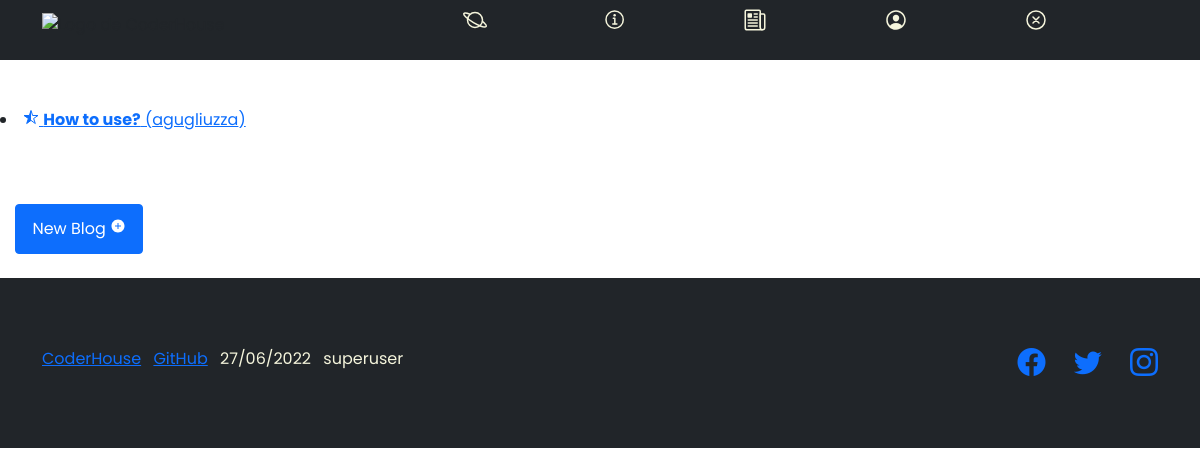
Page /blog/ (signed in) on the earlier database version.
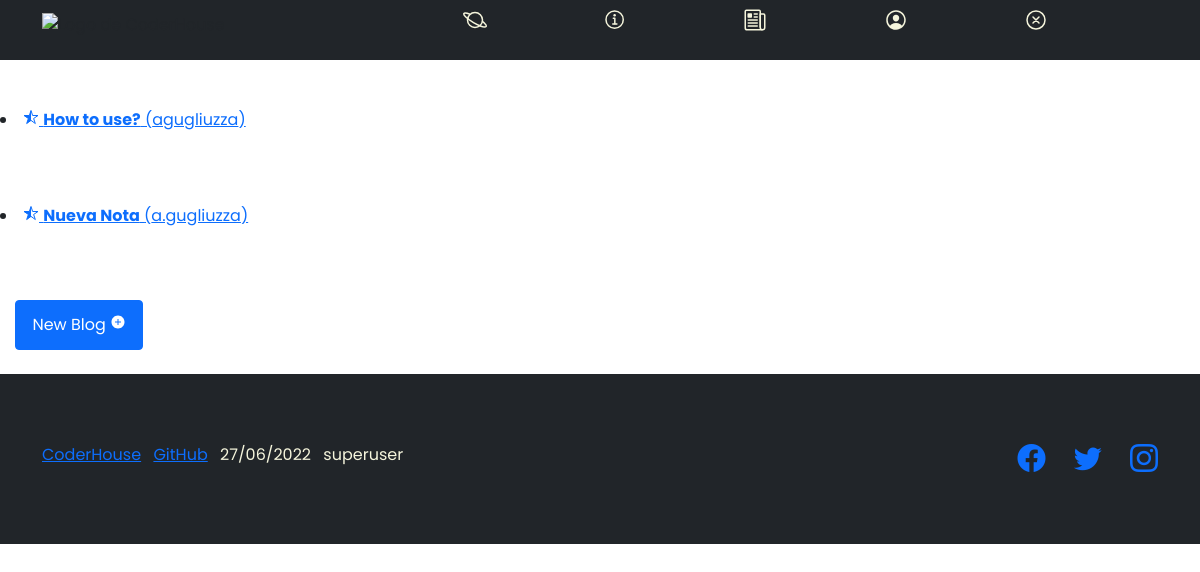
Same page on the later database version.
### App_Blog/models.py (models this page shows, shortened)
class ModelBlog(models.Model):
    titulo = models.CharField(max_length=100)
    subtitulo = models.CharField(max_length=100)
    cuerpo = models.TextField()
    autor = models.ForeignKey(User, on_delete=models.CASCADE)
    fecha = models.DateField(auto_now_add=True)

### App_Blog/views.py (the view)
# urls.py: path('blog/', views.BlogList.as_view(), name='notas_list'),
class BlogList(ListView):
    model = ModelBlog
    template_name = "App_Blog/notas_list.html"

### App_Blog/templates/App_Blog/notas_list.html (shortened to what this page needs)
{% extends 'App_Blog/index.html' %}
{% load static %}
{% block cuerpo %}
    {% if object_list %}
        {% for nota in object_list %}
        <br><br>
        <li>
            <a href="{% url 'notas_detail' nota.id %}">
                <span class="icon"><ion-icon name="star-half"></ion-icon></span>
                <span class="text">
                    <strong>{{nota.titulo}}</strong> ({{nota.autor}})
                </span>
            </a>
            <br>&nbsp;&nbsp;&nbsp;&nbsp;&nbsp;
        </li>
        {% endfor %}
    {% else %}
        <br><br>
        <center>
            <p style="color:red;font-size:larger;">No <strong>blog</strong> has been uploaded yet.</p>
        </center>
        <br><br>
    {% endif %}
    <br><br>
    <a class="btn btn-primary" href="{% url 'notas_create' %}">
        <span class="text">New Blog</span>
        <span class="icon"><ion-icon name="add-circle-sharp"></ion-icon></span>
    </a>
    <br><br>
{% endblock %}

### App_Blog/templates/App_Blog/index.html (shortened to what this page needs)
<!DOCTYPE html>
<html lang="en">
    <head>
        {% load static %}
        <link href="https://cdn.jsdelivr.net/npm/bootstrap-icons@1.5.0/font/bootstrap-icons.css" rel="stylesheet" type="text/css" />
        <link href="{% static 'App_Blog/css/styles.css' %}" rel="stylesheet" />
    </head>
    <body>
        <nav class="navbar navbar-dark bg-dark static-top">
            <div class="container">
                <img src="https://jobs.coderhouse.com/assets/logos_coderhouse.png" alt="Logo de CoderHouse" height="35">
            <div class="navigation">
                <ul>
                    <li class="list">
                        <a href="{% url 'homepage' %}">
                            <span class="icon"><ion-icon name="planet-outline"></ion-icon></span>
                        </a>
                    </li>
                    <li class="list">
                        <a href="{% url 'about' %}">
                            <span class="icon"><ion-icon name="information-circle-outline"></ion-icon></span>
                        </a>
                    </li>
                    {% if user.is_authenticated %}
                    <li class="list">
                        <a href="{% url 'notas_list' %}">
                            <span class="icon"><ion-icon name="newspaper-outline"></ion-icon></span>
                        </a>
                    </li>
                    <li class="list">
                        <a href="{% url 'user_profile' user.id %}">
                            <span class="icon"><ion-icon name="person-circle-outline"></ion-icon></span>
                        </a>
                    </li>
                    <li class="list">
                        <a href="{% url 'user_logout' %}">
                            <span class="icon"><ion-icon name="close-circle-outline"></ion-icon></span>
                        </a>
                    {% endif %}
                </ul>
            </div>
            </div>
        </nav>
        {% block cuerpo %}
        {% endblock %}
        <footer class="footer bg-dark">
            <div class="container">
                <div class="row">
                    <div class="col-lg-6 h-100 text-center text-lg-start my-auto">
                        <ul class="list-inline mb-2">
                            <li class="list-inline-item"><a href="https://plataforma.coderhouse.com">CoderHouse</a></li>
                            <li class="list-inline-item"><a href="https://github.com/agusgugliu">GitHub</a></li>
                            <li class="list-inline-item" style="color:beige">{% now 'd/m/Y' %}</li>
                            <li class="list-inline-item" style="color:beige">{{user.username}}</li>
                    </div>
                    <div class="col-lg-6 h-100 text-center text-lg-end my-auto">
                        <ul class="list-inline mb-0">
                            <li class="list-inline-item me-4">
                                <a href="https://www.facebook.com/agusgugliuzza/"><i class="bi-facebook fs-3"></i></a>
                            </li>
                            <li class="list-inline-item me-4">
                                <a href="https://twitter.com/agusgugliuzza"><i class="bi-twitter fs-3"></i></a>
                            </li>
                            <li class="list-inline-item">
                                <a href="https://www.instagram.com/agusgugliuzza/"><i class="bi-instagram fs-3"></i></a>
                            </li>
                        </ul>
                    </div>
                </div>
            </div>
        </footer>
    </body>
</html>

Differences in the rows shown:
added ModelBlog: titulo "Nueva Nota", autor "a.gugliuzza"
